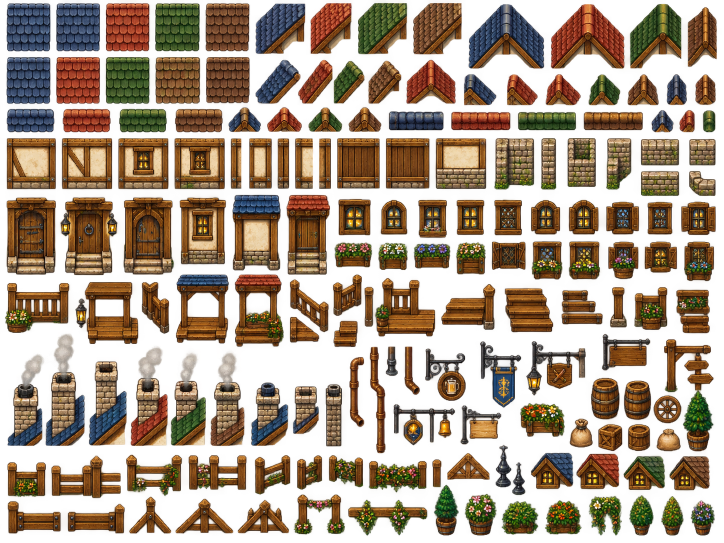
#> input picture assets/source_art/caden/architecture/caden_architecture_master_v1.png, 1448 x 1086 px (shown at 1/2 size)
$ python prepare_caden_architecture_runtime_v1.py
#> lines starting #> are read from the running program, lines starting #| are printed output that depends on the picture
#!/usr/bin/env python3
"""Prepare five visual-only Caden Town Square architecture sprites.

The architecture master and Terrain Runtime v1.1 are protected read-only inputs.
All source reductions use exact 3:1 nearest-neighbor scaling, hard alpha cleanup,
and deterministic compositing.
"""

from __future__ import annotations

import argparse
import colorsys
from dataclasses import dataclass
import hashlib
import json
from pathlib import Path

from PIL import Image, ImageDraw, ImageEnhance, ImageStat


REPOSITORY_ROOT = Path(__file__).resolve().parents[2]
SOURCE_PATH = REPOSITORY_ROOT / "assets/source_art/caden/architecture/caden_architecture_master_v1.png"
TERRAIN_PATH = REPOSITORY_ROOT / "assets/tilesets/caden/terrain/caden_terrain_runtime_v1_1.png"
TERRAIN_PREVIEW_PATH = REPOSITORY_ROOT / "docs/art/previews/caden_terrain_runtime_v1_1_town_square_preview.png"
OUTPUT_DIRECTORY = REPOSITORY_ROOT / "assets/environments/caden/architecture/town_square"
PREVIEW_DIRECTORY = REPOSITORY_ROOT / "docs/art/previews"
LINEUP_PREVIEW_PATH = PREVIEW_DIRECTORY / "caden_architecture_runtime_v1_lineup.png"
FOOTPRINT_PREVIEW_PATH = PREVIEW_DIRECTORY / "caden_architecture_runtime_v1_footprint_overlay.png"
TOWN_SQUARE_PREVIEW_PATH = PREVIEW_DIRECTORY / "caden_architecture_runtime_v1_town_square_preview.png"

EXPECTED_SOURCE_SHA256 = "82b60c3b0935e284b602f2a04713d7e4cf84ec4770bc7229ea80aeedc9195bf8"
EXPECTED_TERRAIN_SHA256 = "bf97e3cb3df741b0290cbac648bb356a33eb65354f79b094f87466f87c82559a"
SOURCE_SIZE = (1448, 1086)
SCALE_FACTOR = 3


SOURCE_CROPS: dict[str, tuple[int, int, int, int]] = {
    "roof_slate_blue": (13, 5, 96, 96),
    "roof_slate_blue_02": (119, 5, 96, 96),
    "roof_clay": (225, 5, 96, 96),
    "roof_moss": (332, 5, 96, 96),
    "roof_warm_brown": (438, 5, 96, 96),
    "wall_plain": (13, 282, 96, 96),
    "wall_braced": (119, 282, 96, 96),
    "wall_window_a": (225, 282, 96, 96),
    "wall_window_b": (332, 282, 96, 96),
    "stone_foundation": (973, 282, 96, 96),
    "door_a": (13, 400, 96, 144),
    "door_b": (119, 400, 96, 144),
    "door_c": (225, 400, 96, 144),
    "door_d": (332, 400, 96, 144),
    "door_e": (438, 400, 96, 144),
}


@dataclass(frozen=True)
class BuildingSpec:
    key: str
    label: str
    output_name: str
    scene_center: tuple[int, int]
    footprint: tuple[int, int]
    canvas: tuple[int, int]
    ground_line: int
    roof_source: str
    door_source: str
    door_slot: int
    wall_sources: tuple[str, ...]
    chimney_side: str | None
    porch_width: int
    window_count: int


BUILDINGS: tuple[BuildingSpec, ...] = (
    BuildingSpec(
        "northwest", "A", "town_square_building_northwest_v1.png", (144, 112), (160, 96),
        (192, 160), 144, "roof_slate_blue", "door_a", 2,
        ("wall_plain", "wall_window_a", "wall_plain", "wall_window_b", "wall_braced"),
        "left", 48, 2,
    ),
    BuildingSpec(
        "southwest", "B", "town_square_building_southwest_v1.png", (144, 560), (160, 96),
        (192, 160), 144, "roof_moss", "door_b", 1,
        ("wall_window_b", "wall_plain", "wall_braced", "wall_window_a", "wall_plain"),
        None, 64, 2,
    ),
    BuildingSpec(
        "northeast", "C", "town_square_building_northeast_v1.png", (832, 208), (128, 96),
        (160, 160), 144, "roof_clay", "door_c", 2,
        ("wall_window_a", "wall_plain", "wall_plain", "wall_window_b"),
        "right", 40, 2,
    ),
    BuildingSpec(
        "southeast", "D", "town_square_building_southeast_v1.png", (816, 560), (160, 96),
        (192, 160), 144, "roof_slate_blue_02", "door_d", 3,
        ("wall_braced", "wall_window_b", "wall_plain", "wall_plain", "wall_window_a"),
        "left", 48, 2,
    ),
    BuildingSpec(
        "south", "E", "town_square_building_south_v1.png", (352, 624), (128, 64),
        (160, 128), 112, "roof_warm_brown", "door_e", 2,
        ("wall_plain", "wall_window_a", "wall_plain", "wall_braced"),
        None, 32, 1,
    ),
)


def _sha256(path: Path) -> str:
    return hashlib.sha256(path.read_bytes()).hexdigest()


def _crop_box(reference: tuple[int, int, int, int]) -> tuple[int, int, int, int]:
    x, y, width, height = reference
    return x, y, x + width, y + height


def _alpha_cleanup(image: Image.Image, threshold: int = 112) -> Image.Image:
    result = image.convert("RGBA")
    cleaned: list[tuple[int, int, int, int]] = []
    for red, green, blue, alpha in result.get_flattened_data():
        if alpha < threshold:
            cleaned.append((0, 0, 0, 0))
        else:
            cleaned.append((red, green, blue, 255))
    result.putdata(cleaned)
    return result


# [14 lines left out: function _harmonize, not called in this run]


def _source_component(source: Image.Image, name: str) -> Image.Image:
    x, y, width, height = SOURCE_CROPS[name]
    if width % SCALE_FACTOR or height % SCALE_FACTOR:
        raise RuntimeError(f"Source crop {name} is not divisible by {SCALE_FACTOR}: {(width, height)}")
    crop = source.crop(_crop_box(SOURCE_CROPS[name]))
    reduced = crop.resize((width // SCALE_FACTOR, height // SCALE_FACTOR), Image.Resampling.NEAREST)
    return _harmonize(_alpha_cleanup(reduced))


def _opaque_colors(image: Image.Image) -> list[tuple[int, int, int]]:
    return [(r, g, b) for r, g, b, a in image.get_flattened_data() if a == 255]


# [63 lines left out: functions _palette_color, _tile_texture, _roof_layer, _wall_layer, _chimney_layer, not called in this run]


def _compose_building(source: Image.Image, spec: BuildingSpec) -> Image.Image:
    components = {name: _source_component(source, name) for name in SOURCE_CROPS}
    canvas = Image.new("RGBA", spec.canvas, (0, 0, 0, 0))
    compact = spec.canvas[1] == 128
    wall_top = 58 if compact else 78
    footprint_x = (spec.canvas[0] - spec.footprint[0]) // 2

    wall = _wall_layer(components, spec, wall_top)
    canvas.alpha_composite(wall, (footprint_x, wall_top))

    foundation_height = 12
    foundation_y = spec.ground_line - foundation_height
    stone_strip = _tile_texture(components["stone_foundation"], (spec.footprint[0], foundation_height))
    canvas.alpha_composite(stone_strip, (footprint_x, foundation_y))

    door = components[spec.door_source]
    door_x = footprint_x + spec.door_slot * 32 + (32 - door.width) // 2
    door_y = spec.ground_line - door.height - 4
    canvas.alpha_composite(door, (door_x, door_y))

    roof_width = spec.footprint[0] + 16
    roof = _roof_layer(components[spec.roof_source], roof_width, compact)
    roof_x = (spec.canvas[0] - roof_width) // 2
    roof_y = 10 if compact else 12
    canvas.alpha_composite(roof, (roof_x, roof_y))

    if spec.chimney_side:
        chimney = _chimney_layer(components["stone_foundation"], 27 if compact else 32)
        if spec.chimney_side == "left":
            chimney_x = roof_x + 28
        else:
            chimney_x = roof_x + roof_width - 42
        canvas.alpha_composite(chimney, (chimney_x, roof_y + 8))

    porch_y = spec.ground_line - 6
    porch_x = spec.canvas[0] // 2 - spec.porch_width // 2
    draw = ImageDraw.Draw(canvas)
    wood_dark = _palette_color(components["wall_braced"], 0.10)
    wood_mid = _palette_color(components["wall_braced"], 0.46)
    draw.rectangle((porch_x, porch_y, porch_x + spec.porch_width - 1, spec.ground_line - 1), fill=wood_mid, outline=wood_dark, width=1)
    step_width = max(20, spec.porch_width - 12)
    step_x = spec.canvas[0] // 2 - step_width // 2
    draw.rectangle((step_x, spec.ground_line, step_x + step_width - 1, spec.ground_line + 3), fill=wood_dark)

    return _alpha_cleanup(canvas)


# [15 lines left out: function _validate_building, not called in this run]


def _write_building(source: Image.Image, spec: BuildingSpec) -> tuple[Image.Image, dict[str, object]]:
    image = _compose_building(source, spec)
    validation = _validate_building(image, spec)
    OUTPUT_DIRECTORY.mkdir(parents=True, exist_ok=True)
    image.save(OUTPUT_DIRECTORY / spec.output_name, optimize=False)
    validation["sha256"] = _sha256(OUTPUT_DIRECTORY / spec.output_name)
    return image, validation


# [4 lines left out: function _shadow_polygon, not called in this run]


def _scene_sprite_top_left(spec: BuildingSpec) -> tuple[int, int]:
    sprite_position_y = spec.footprint[1] // 2 - spec.ground_line + spec.canvas[1] // 2
    return spec.scene_center[0] - spec.canvas[0] // 2, spec.scene_center[1] + sprite_position_y - spec.canvas[1] // 2


# [61 lines left out: functions _write_lineup, _write_footprint_preview, _write_town_square_preview, _material_metrics, not called in this run]


def main() -> None:
    parser = argparse.ArgumentParser()
    parser.add_argument("--prototype-only", action="store_true")
    args = parser.parse_args()

    source_hash = _sha256(SOURCE_PATH)
    terrain_hash = _sha256(TERRAIN_PATH)
    if source_hash != EXPECTED_SOURCE_SHA256:
        raise SystemExit(f"Architecture source hash mismatch: expected {EXPECTED_SOURCE_SHA256}, got {source_hash}")
    if terrain_hash != EXPECTED_TERRAIN_SHA256:
        raise SystemExit(f"Terrain Runtime v1.1 hash mismatch: expected {EXPECTED_TERRAIN_SHA256}, got {terrain_hash}")

    source = Image.open(SOURCE_PATH).convert("RGBA")
#> source is the input picture: PIL image 1448x1086 RGBA; mean R, G, B, A 73.4, 51.9, 27.3, 134.4
    if source.size != SOURCE_SIZE:
        raise SystemExit(f"Architecture source dimensions changed: expected {SOURCE_SIZE}, got {source.size}")

    selected = BUILDINGS[:1] if args.prototype_only else BUILDINGS
    buildings: dict[str, Image.Image] = {}
    validations: dict[str, dict[str, object]] = {}
    for spec in selected:
        buildings[spec.key], validations[spec.key] = _write_building(source, spec)
#> this loop made 1 pass
#> pass 1, in _source_component, `crop = source.crop(_crop_box(SOURCE_CROPS[name]))`:
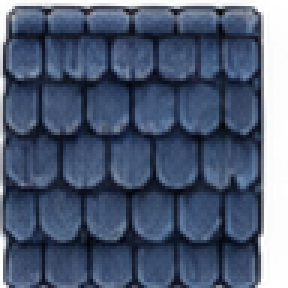
#> crop: PIL image 96x96 RGBA (shown 3 times larger); mean R, G, B, A 50.3, 67.4, 93.3, 220.6; transparent parts drawn white
#> pass 1, in _source_component, `reduced = crop.resize((width // SCALE_FACTOR, height // SCALE_FACTOR),..`:
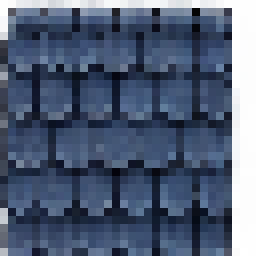
#> reduced: PIL image 32x32 RGBA (shown 8 times larger); mean R, G, B, A 52.6, 69.3, 95.6, 219.2; transparent parts drawn white
#> after the loop, buildings = 0 items; validations = 0 items

    if not args.prototype_only:
        _write_lineup(buildings)
        _write_footprint_preview(buildings)
        _write_town_square_preview(buildings)

    summary = {
        "source_sha256": source_hash,
        "terrain_v1_1_sha256": terrain_hash,
        "scale_method": "3:1 nearest-neighbor",
        "prototype_only": args.prototype_only,
        "buildings": validations,
        "metrics": {key: _material_metrics(image) for key, image in buildings.items()},
    }
    print(json.dumps(summary, sort_keys=True))


if __name__ == "__main__":
#> (the run stopped early here; a loop or call above may not have finished)
